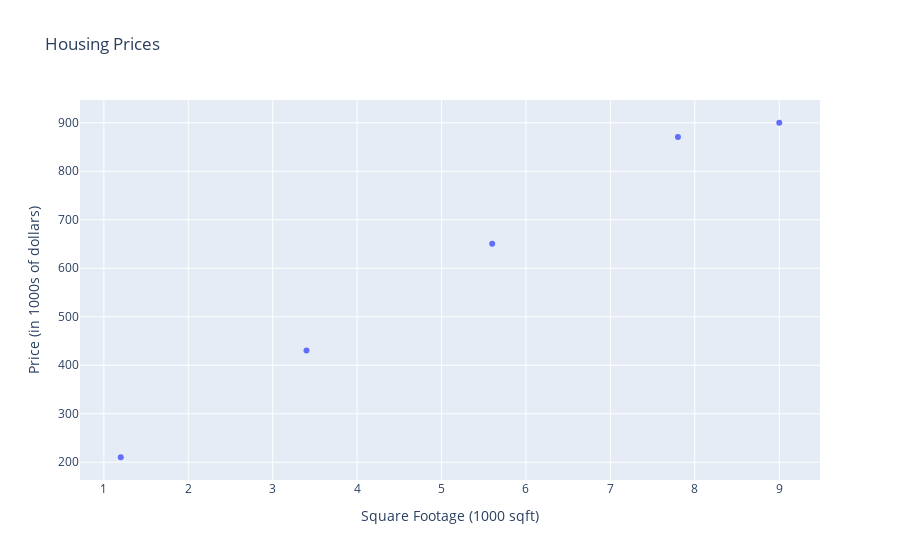

Notebook code for this chart:
### Code cell
first_plot = plot_data(
    x_train, 
    y_train,
    title="Housing Prices",
    x_label="Square Footage (1000 sqft)",
    y_label="Price (in 1000s of dollars)",
    mode="markers"
)
first_plot.show()

### Figure 1 — Plotly figure (JSON) as saved in the notebook; plotly's stock layout.template omitted (floating-point values rounded to 4 significant figures)
{"data": [{"mode": "markers", "name": "", "type": "scatter", "x": [1.2, 3.4, 5.6, 7.8, 9], "y": [210.3, 430.5, 650.7, 870.9, 900.1]}], "layout": {"title": {"text": "Housing Prices"}, "xaxis": {"title": {"text": "Square Footage (1000 sqft)"}}, "yaxis": {"title": {"text": "Price (in 1000s of dollars)"}}}}
